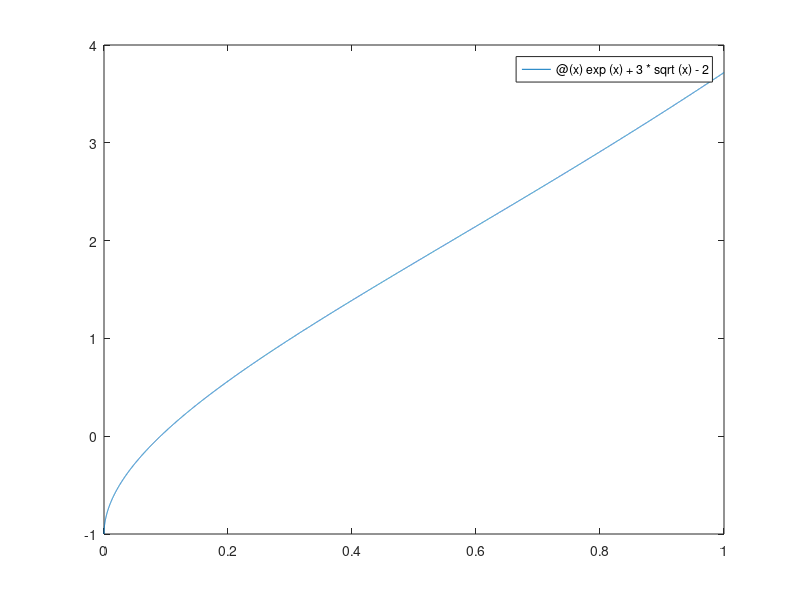

The MATLAB source for this figure: (Note: this script raises an error after producing the figure.)
format long

f = @(x) exp(x) + 3 * sqrt(x) - 2;
a = 0;
b = 1;

fplot(f,[a,b])

epsilon = 10(-10);
while b-a > epsilon
m = (a + b)/2
if f(a) * f(m)<0
    b = m
else
    a = m
end
end
a
b


f = @(x) (x - 0.5 * sin(x) - 1);
epsilon=10(-10);
x(1) = 1;
k = 1;
while not(f(x(k) - epsilon) <= 0 & f(x(k) + epsilon) >= 0)
    x(k+1) = 1 + 0.5 * sin(x(k))
    k = k + 1;
end
x


x = linspace(0, 1, 100); % Generating 100 points between 0 and 1
f = exp(x) + 3*sqrt(x) - 2; % Evaluating f(x) for each point
plot(x, f);
xlabel('x');
ylabel('f(x)');
title('Plot of f(x) = exp(x) + 3*sqrt(x) - 2');